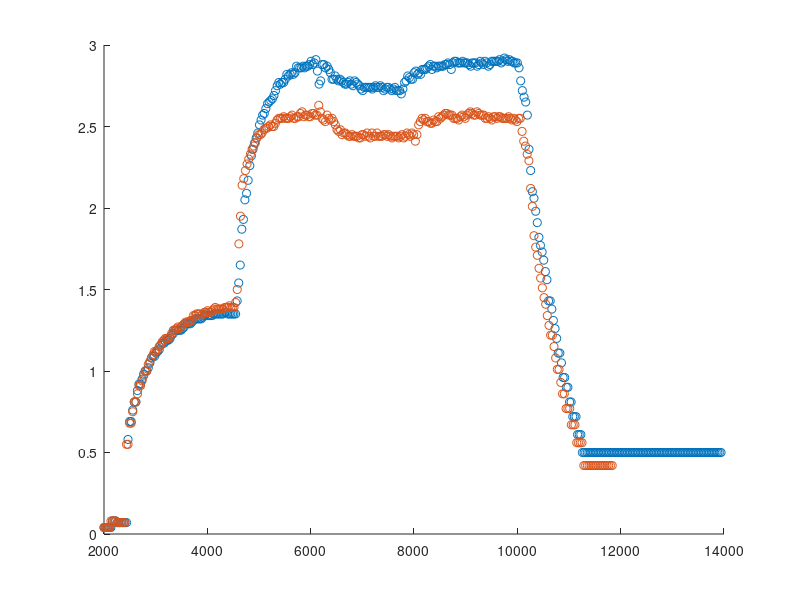

The MATLAB source for this figure:
close all;
clear all;
clear home;
clc;

Step1 = csvread('noP1.csv');
Step2 = csvread('noP2.csv');
PureP1 = csvread('pureP1.csv');
PureP2 = csvread('pureP2.csv');
PwithFF1 = csvread('PwithFF1.csv');
PwithFF2 = csvread('PwithFF2.csv');
% = csvread('noP1.csv');
%data1 = csvread('noP1.csv');

scatter(Step1(:,6),Step1(:,4));
hold;
%scatter(Step2(:,6),Step2(:,4));
%hold
%scatter(PureP1(:,6),PureP1(:,4));
%hold;
%scatter(PureP2(:,6),PureP2(:,4));
%hold
%scatter(PwithFF1(:,6),PwithFF1(:,4));
%hold;
scatter(PwithFF2(:,6),PwithFF2(:,4));
